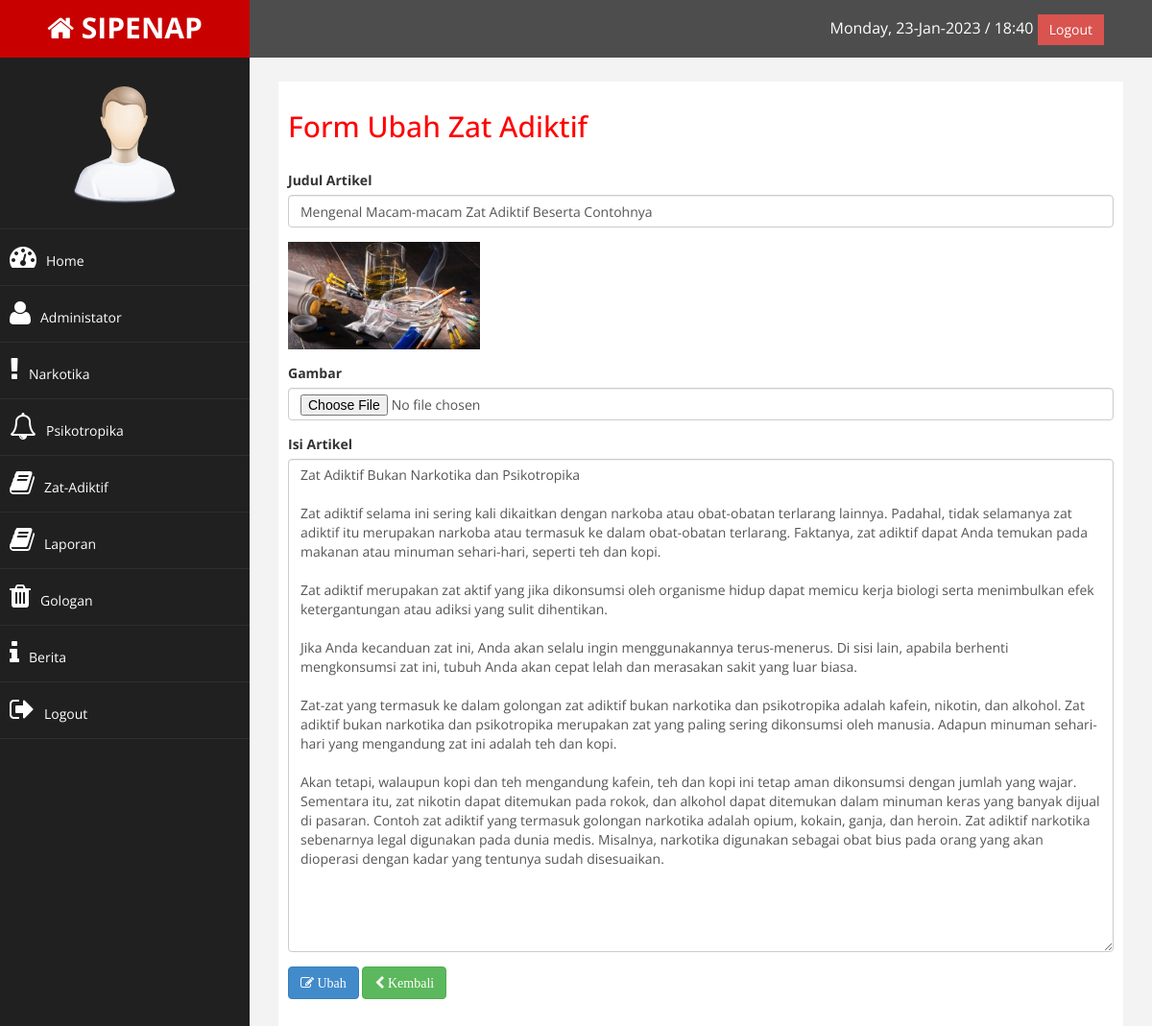
The page /admin/index.php?halaman=ubah_zat_adiktif&id=1 (signed in) on the database its author committed.
### tables this page shows
CREATE TABLE `zat_adiktif` (
  `id_zat_adiktif` int(11) NOT NULL,
  `judul` varchar(100) NOT NULL,
  `gambar` varchar(100) NOT NULL,
  `isi` text NOT NULL
);

### admin/zat adiktif/ubah_zat_adiktif.php (the view, shortened to what this page needs)
<h2>Form Ubah Zat Adiktif</h2><br>
<?php
	$ambil = $koneksi->query("SELECT * FROM zat_adiktif WHERE id_zat_adiktif='$_GET[id]'");
	$pecah = $ambil->fetch_assoc();
?>
<form method="post" enctype="multipart/form-data">
	<div class="form-group">
		<label for="judul" class="form-label">Judul Artikel</label>
		<input type="text" name="judul" class="form-control" id="judul" value="<?php echo $pecah['judul']; ?>">
	</div>
	<div class="form-group">
		<img src="../images/<?php echo $pecah['gambar']; ?>" width="200">
	</div>
	<div class="form-group">
		<label for="foto" class="form-label">Gambar</label><br>
		<input type="file" class="form-control" name="foto" id="foto">
	</div>
	<div class="form-group">
		<label for="isi" class="form-label">Isi Artikel</label>
		<textarea name="isi" class="form-control" rows="25" id="isi"><?php echo $pecah['isi']; ?></textarea>
	</div>
	<div class="form-group">
		<button class="btn btn-primary" name="ubah"><i class="fa fa-edit"> Ubah</i></button>
		<a href="index.php?halaman=zat_adiktif" class="btn btn-success"><i class="fa fa-chevron-left"> Kembali</i></a>
	</div>
</form>

### admin/assets/css/custom.css (style rules this page uses)
body { font-family: 'Open Sans', sans-serif; }
h2 { color: #f00; }

### rows shown on the page
zat_adiktif: judul "Mengenal Macam-macam Zat Adiktif Beserta Contohnya", gambar (picture), isi "Zat Adiktif Bukan Narkotika dan Psikotropika Zat adiktif selama ini sering kali dikaitkan dengan narkoba atau obat-obatan terlarang lainnya. Padahal, tidak selamanya zat adiktif itu merupakan narkoba atau termasuk ke dalam obat-obatan terlarang. Faktanya, zat adiktif dapat Anda temukan pada makanan atau minuman sehari-hari, seperti teh dan kopi. Zat adiktif merupakan zat aktif yang jika dikonsumsi oleh organisme hidup dapat memicu kerja biologi serta menimbulkan efek ketergantungan atau adiksi yang sulit dihentikan. Jika Anda kecanduan zat ini, Anda akan selalu ingin menggunakannya terus-menerus. Di sisi lain, apabila berhenti mengkonsumsi zat ini, tubuh Anda akan cepat lelah dan merasakan…"
